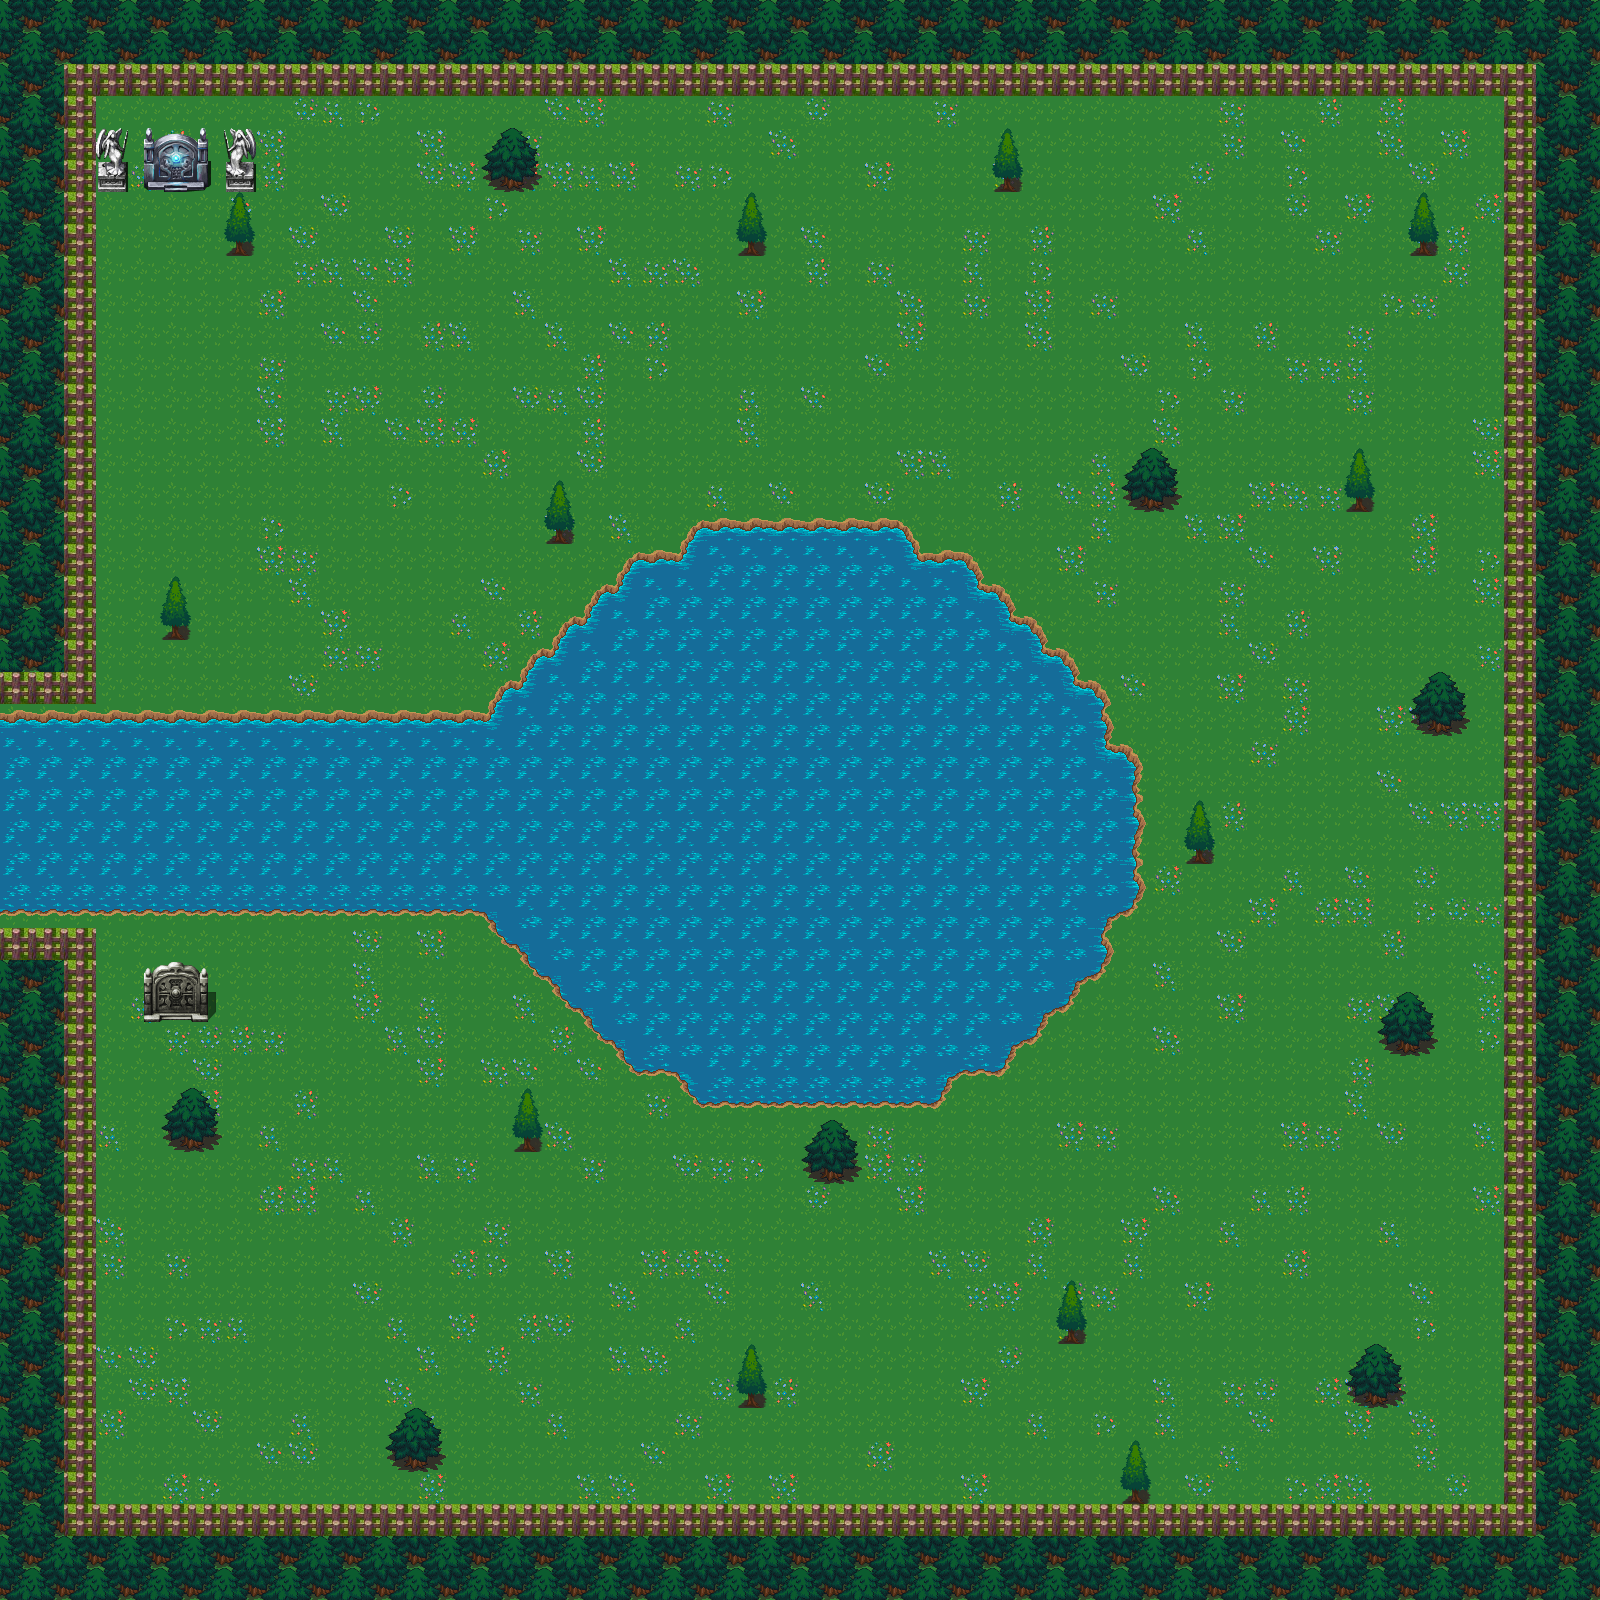

Below is a game level as drawn by its tile map, then a one-line description and the .tmx that defines it (tile-layer data replaced by summaries):
An orthogonal 50x50 tile map with 32x32 px tiles, 3 tile layers (Tile Layer 1, Tile Layer 2, Tile Layer 4), 1 hidden layer not drawn, 4 tilesets.

<map version="1.0" orientation="orthogonal" renderorder="right-down" width="50" height="50" tilewidth="32" tileheight="32" nextobjectid="1">
 <tileset firstgid="1" name="forest_tiles" tilewidth="32" tileheight="32" tilecount="256" columns="16">
  <image source="forest_tiles.png" width="512" height="512" />
  <tile id="1" probability="0.02" />
  <tile id="2" probability="0.02" />
  <tile id="3" probability="0.02" />
  <tile id="4" probability="0.02" />
  <tile id="16" probability="0.02" />
  <tile id="17" probability="0.02" />
  <tile id="18" probability="0.02" />
  <tile id="19" probability="0.02" />
  <tile id="20" probability="0.02" />
  <tile id="26">
   <properties>
    <property name="blocked" value="" />
   </properties>
  </tile>
  <tile id="32" probability="0.02" />
  <tile id="33" probability="0.02" />
  <tile id="34" probability="0.02" />
  <tile id="35" probability="0.02" />
  <tile id="36" probability="0.02" />
  <tile id="42">
   <properties>
    <property name="blocked" value="" />
   </properties>
  </tile>
  <tile id="96">
   <properties>
    <property name="blocked" value="" />
   </properties>
  </tile>
  <tile id="97">
   <properties>
    <property name="blocked" value="" />
   </properties>
  </tile>
  <tile id="98">
   <properties>
    <property name="blocked" value="" />
   </properties>
  </tile>
  <tile id="99">
   <properties>
    <property name="blocked" value="" />
   </properties>
  </tile>
  <tile id="112">
   <properties>
    <property name="blocked" value="" />
   </properties>
  </tile>
  <tile id="113">
   <properties>
    <property name="blocked" value="" />
   </properties>
  </tile>
  <tile id="114">
   <properties>
    <property name="blocked" value="" />
   </properties>
  </tile>
  <tile id="115">
   <properties>
    <property name="blocked" value="" />
   </properties>
  </tile>
  <tile id="119">
   <properties>
    <property name="blocked" value="" />
   </properties>
  </tile>
  <tile id="120">
   <properties>
    <property name="blocked" value="" />
   </properties>
  </tile>
  <tile id="121">
   <properties>
    <property name="blocked" value="" />
   </properties>
  </tile>
  <tile id="128">
   <properties>
    <property name="blocked" value="" />
   </properties>
  </tile>
  <tile id="129">
   <properties>
    <property name="blocked" value="" />
   </properties>
  </tile>
  <tile id="135">
   <properties>
    <property name="blocked" value="" />
   </properties>
  </tile>
  <tile id="136">
   <properties>
    <property name="blocked" value="" />
   </properties>
  </tile>
  <tile id="137">
   <properties>
    <property name="blocked" value="" />
   </properties>
  </tile>
  <tile id="144">
   <properties>
    <property name="blocked" value="" />
   </properties>
  </tile>
  <tile id="145">
   <properties>
    <property name="blocked" value="" />
   </properties>
  </tile>
  <tile id="151">
   <properties>
    <property name="blocked" value="" />
   </properties>
  </tile>
  <tile id="152">
   <properties>
    <property name="blocked" value="" />
   </properties>
  </tile>
  <tile id="153">
   <properties>
    <property name="blocked" value="" />
   </properties>
  </tile>
  <tile id="166">
   <properties>
    <property name="blocked" value="" />
   </properties>
  </tile>
  <tile id="167">
   <properties>
    <property name="blocked" value="" />
   </properties>
  </tile>
  <tile id="182">
   <properties>
    <property name="blocked" value="" />
   </properties>
  </tile>
  <tile id="183">
   <properties>
    <property name="blocked" value="" />
   </properties>
  </tile>
 </tileset>
 <tileset firstgid="257" name="TileSet" tilewidth="32" tileheight="32" tilecount="192" columns="16">
  <image source="TileSet.jpg" width="512" height="384" />
  <tile id="9">
   <properties>
    <property name="blocked" value="" />
   </properties>
  </tile>
  <tile id="15">
   <properties>
    <property name="blocked" value="" />
   </properties>
  </tile>
  <tile id="46">
   <properties>
    <property name="SpawnLimit" type="int" value="1" />
    <property name="SpawnRate" type="int" value="1000" />
    <property name="SpawnTrigger" value="Area0" />
    <property name="position1" value="" />
   </properties>
  </tile>
  <tile id="127">
   <properties>
    <property name="SpawnLimit" type="int" value="1" />
    <property name="SpawnRate" type="int" value="1000" />
    <property name="SpawnTrigger" value="Area0" />
    <property name="position1" value="" />
   </properties>
  </tile>
  <tile id="174">
   <properties>
    <property name="SpawnLimit" type="int" value="1" />
    <property name="SpawnRate" type="int" value="1000" />
    <property name="SpawnTrigger" value="Area0" />
   </properties>
  </tile>
  <tile id="175">
   <properties>
    <property name="SpawnLimit" type="int" value="1" />
    <property name="SpawnRate" type="int" value="1000" />
    <property name="SpawnTrigger" value="Area0" />
    <property name="StartPosition" value="" />
   </properties>
  </tile>
  <tile id="191">
   <properties>
    <property name="Boss" value="" />
    <property name="SpawnRange" type="int" value="1" />
    <property name="SpawnStart" type="int" value="148" />
    <property name="spawnEnemy" value="Area0" />
    <property name="weapon" value="random" />
    <property name="weaponLvlIncrease" type="int" value="5" />
   </properties>
  </tile>
 </tileset>
 <tileset firstgid="449" name="38189015" tilewidth="32" tileheight="32" tilecount="256" columns="16">
  <image source="TileSets/38189015.png" width="512" height="512" />
  <tile id="54">
   <properties>
    <property name="blocked" value="" />
   </properties>
  </tile>
  <tile id="55">
   <properties>
    <property name="blocked" value="" />
   </properties>
  </tile>
  <tile id="70">
   <properties>
    <property name="blocked" value="" />
   </properties>
  </tile>
  <tile id="71">
   <properties>
    <property name="blocked" value="" />
   </properties>
  </tile>
  <tile id="104">
   <properties>
    <property name="goto" value="position1" />
    <property name="portal" value="test.tmx" />
   </properties>
  </tile>
  <tile id="105">
   <properties>
    <property name="goto" value="position1" />
    <property name="portal" value="test.tmx" />
   </properties>
  </tile>
  <tile id="106">
   <properties>
    <property name="goto" value="position1" />
    <property name="portal" value="test.tmx" />
   </properties>
  </tile>
  <tile id="120">
   <properties>
    <property name="goto" value="position1" />
    <property name="portal" value="test.tmx" />
   </properties>
  </tile>
  <tile id="121">
   <properties>
    <property name="goto" value="position1" />
    <property name="portal" value="test.tmx" />
   </properties>
  </tile>
  <tile id="122">
   <properties>
    <property name="goto" value="position1" />
    <property name="portal" value="test.tmx" />
   </properties>
  </tile>
 </tileset>
 <tileset firstgid="705" name="Dungeon_B" tilewidth="32" tileheight="32" tilecount="256" columns="16">
  <image source="TileSets/Dungeon_B.png" width="512" height="512" />
  <tile id="90">
   <properties>
    <property name="ReplaceWith" value="" />
   </properties>
  </tile>
  <tile id="91">
   <properties>
    <property name="ReplaceWith" value="" />
   </properties>
  </tile>
  <tile id="92">
   <properties>
    <property name="ReplaceWith" value="" />
   </properties>
  </tile>
  <tile id="93">
   <properties>
    <property name="goto" value="StartPosition" />
    <property name="portal" value="PortalTest.tmx" />
   </properties>
  </tile>
  <tile id="94">
   <properties>
    <property name="goto" value="StartPosition" />
    <property name="portal" value="PortalTest.tmx" />
   </properties>
  </tile>
  <tile id="95">
   <properties>
    <property name="goto" value="StartPosition" />
    <property name="portal" value="PortalTest.tmx" />
   </properties>
  </tile>
  <tile id="106">
   <properties>
    <property name="ReplaceWith" value="" />
   </properties>
  </tile>
  <tile id="107">
   <properties>
    <property name="ReplaceWith" value="" />
   </properties>
  </tile>
  <tile id="108">
   <properties>
    <property name="ReplaceWith" value="" />
   </properties>
  </tile>
  <tile id="109">
   <properties>
    <property name="goto" value="StartPosition" />
    <property name="portal" value="PortalTest.tmx" />
   </properties>
  </tile>
  <tile id="110">
   <properties>
    <property name="goto" value="StartPosition" />
    <property name="portal" value="PortalTest.tmx" />
   </properties>
  </tile>
  <tile id="111">
   <properties>
    <property name="goto" value="StartPosition" />
    <property name="portal" value="PortalTest.tmx" />
   </properties>
  </tile>
 </tileset>
 <layer name="Tile Layer 1" width="50" height="50">
  <properties>
   <property name="LevelCap" type="int" value="70" />
   <property name="StartingLevel" type="int" value="10" />
  </properties>
  <data>[2500 cells, 2500 non-empty, 15 distinct tile ids]</data>
 </layer>
 <layer name="Tile Layer 2" width="50" height="50">
  <properties>
   <property name="goto" value="StartPosition" />
   <property name="portal" value="test.tmx" />
  </properties>
  <data>[2500 cells, 2500 non-empty, 54 distinct tile ids]</data>
 </layer>
 <layer name="Tile Layer 3" width="50" height="50" visible="0" opacity="0.58">
  <data>[2500 cells, 2500 non-empty, 5 distinct tile ids]</data>
 </layer>
 <layer name="Tile Layer 4" width="50" height="50">
  <properties>
   <property name="ReplaceWith" value="" />
  </properties>
  <data>[2500 cells, 1041 non-empty, 37 distinct tile ids]</data>
 </layer>
</map>
